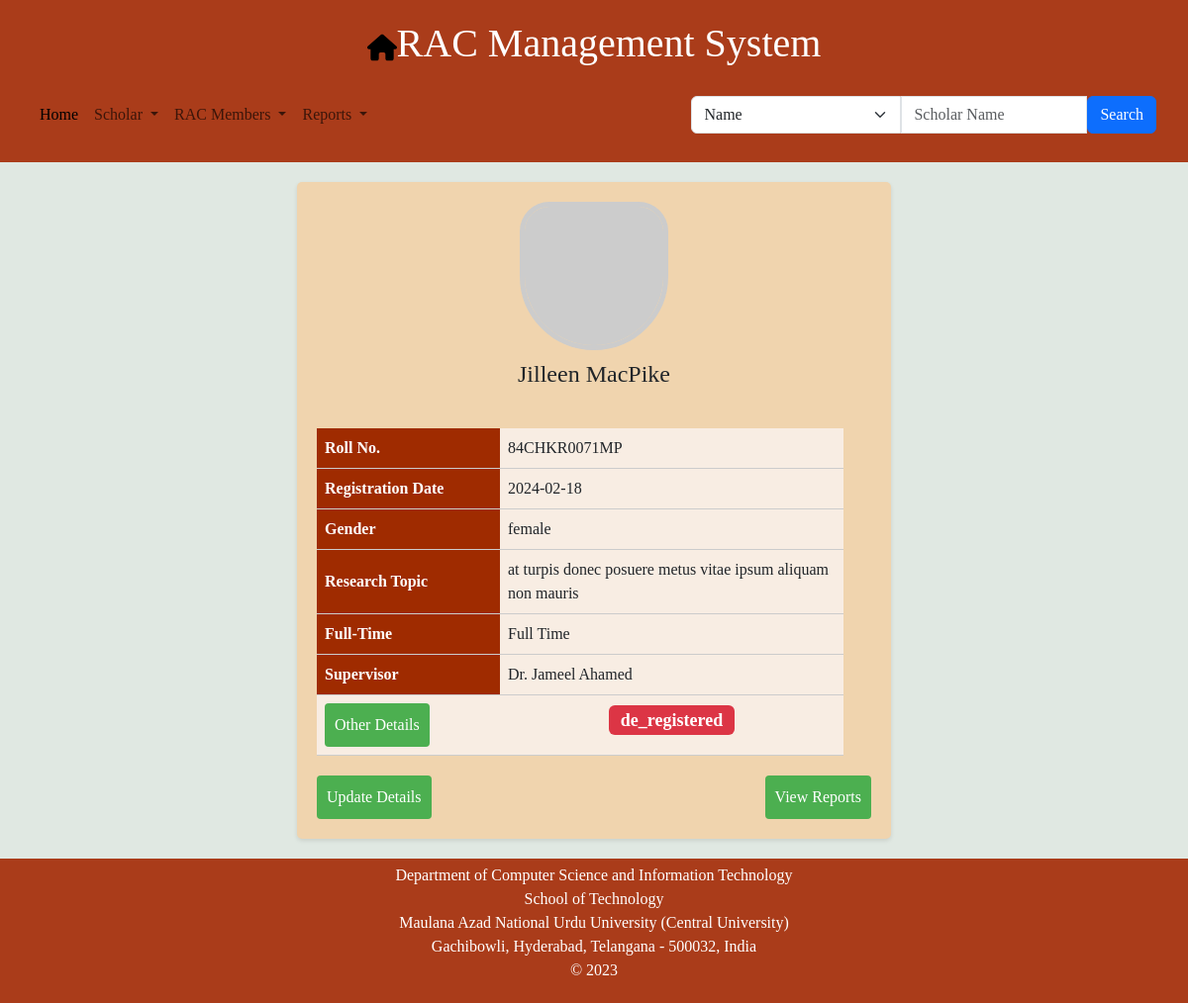
Screenshot of /scholar_card/2 with the database file from the repository.
### model.py (models this page shows)
class Scholar(db.Model):
    scholar_id = db.Column(db.Integer(),primary_key = True, nullable = False)
    name = db.Column(db.String(50),nullable = False)
    roll_no = db.Column(db.String(15),nullable = False,unique = True)
    email = db.Column(db.String(25),unique=True)
    gender = db.Column(db.String(6),nullable = False)
    research_topic = db.Column(db.String(150))
    full_time = db.Column(db.Boolean,nullable= False)
    STATUS_CHOICES = ['In Progress', 'Awarded', 'De-Registered', 'Cancelled']
    status = db.Column(db.String(length=20), Enum(*STATUS_CHOICES), nullable=False, default='In Progress')
    date_of_admission = db.Column(db.Date,nullable = False)
    pre_submission_date = db.Column(db.Date)
    thesis_submission_date = db.Column(db.Date)
    viva_voce_date = db.Column(db.Date)
    date_of_award = db.Column(db.Date)
    supervisor_id = db.Column(db.Integer,db.ForeignKey("supervisor.supervisor_id"))
    hod_nominee_id = db.Column(db.Integer,db.ForeignKey("supervisor.supervisor_id"))
    supervisor_nominee_id = db.Column(db.Integer,db.ForeignKey("supervisor.supervisor_id"))
    supervisor = db.relationship("Supervisor",backref = 'scholar',foreign_keys=[supervisor_id])
    hod_nominee = db.relationship("Supervisor",backref = 'hod_nominee_scholar', foreign_keys=[hod_nominee_id])
    supervisor_nominee = db.relationship("Supervisor",backref = 'supervisor_nominee_scholar',foreign_keys=[supervisor_nominee_id])

class Supervisor(db.Model):
    supervisor_id = db.Column(db.Integer(),primary_key = True, nullable = False)
    salutation = db.Column(db.String(20),nullable = False)
    name = db.Column(db.String(50),nullable = False)
    designation = db.Column(db.String(50),nullable = False)
    department = db.Column(db.String(50),nullable = False)
    university = db.Column(db.String(50),nullable = False)

### app.py (the view)
@app.route('/scholar_card/<int:id>')
def scholar_card(id):
    scholar = session.query(Scholar).get(id)
    return render_template('scholar_card.html',scholar = scholar)

### templates/scholar_card.html (shortened to what this page needs)
{% extends 'base.html' %}
{% block body %}
<div class="profile-card">
  <img src="https://placehold.co/150x150" alt="Scholar's Picture">
  <h2>{{ scholar.name }}</h2>
  <div class="table-wrapper">
    <table>
      <tr>
        <th>Roll No.</th>
        <td>{{ scholar.roll_no }}</td>
      </tr>
      <tr>
        <th>Registration Date</th>
        <td>{{ scholar.date_of_admission }}</td>
      </tr>
      <tr>
        <th>Gender</th>
        <td>{{scholar.gender}}</td>
      </tr>
      <tr>
        <th>Research Topic</th>
        <td>{{ scholar.research_topic|trim }}</td>
      </tr>
      <tr>
        <th>Full-Time</th>
        <td>{% if scholar.full_time %} Full Time {% else %} Part Time{% endif %}</td>
      </tr>
      <tr>
        <th>Supervisor</th>
        <td>{{ scholar.supervisor.salutation }}{{ scholar.supervisor.name }}</td>
      </tr>
      <tr>
        <td>
          <button type="button" class="btn btn-primary" data-bs-toggle="modal" data-bs-target="#staticBackdrop">
            Other Details
          </button>
        </td>
        <td>
          {% if scholar.status == "awarded" %}
            <h2><span class="badge bg-success mt-0">{{ scholar.status }}</span></h2>
            {% elif scholar.status == "de_registered" or scholar.status == "cancelled" %}
            <h2><span class="badge bg-danger mt-0">{{ scholar.status }}</span></h2>
          {% endif %}
        </td>
      </tr>
    </table>
  </div>
  <div class="btn-container">
    <a href="/update_scholar/{{ scholar.scholar_id }}" class="btn">Update Details</a>
    <a href="/view_reports/{{ scholar.scholar_id }}" class="btn">View Reports</a>
  </div>
</div>
{% endblock %}

### templates/base.html (style rules this page uses)
body { display: flex; flex-direction: column; min-height: 100vh; }

### templates/scholar_card.html (style rules this page uses)
.profile-card { max-width: 600px; min-width: 500px; background-color: #F0D4AE; margin: 20px auto; padding: 20px; border-radius: 5px; box-shadow: 0 2px 4px rgba(0, 0, 0, 0.1); }
.profile-card h2 { font-size: 24px; margin-bottom: 10px; text-align: center; }
.profile-card img { width: 150px; height: 150px; border-radius: 20% 20% 50% 50%; margin: 0 auto 10px; display: block; border: 5px solid #ccc; }
.profile-card table { width: 95%; margin-top: 20px; border-collapse: collapse; }
.profile-card th, .profile-card td { padding: 8px; border-bottom: 1px solid #ccc; }
.profile-card th { background-color: #9F2B00; color: #fff; font-weight: bold; }
th { width: 185px; text-align: left; }
.profile-card td { background-color: #F8EDE3; }
.profile-card .table-wrapper { overflow-x: auto; margin-top: 20px; }
.profile-card .btn-container { display: flex; justify-content: space-between; margin-top: 20px; }
.profile-card .btn { flex: 0 0 auto; padding: 10px; background-color: #4CAF50; color: #ffffff; border: none; border-radius: 4px; cursor: pointer; text-align: center; text-decoration: none; }

### rows the page displays
Scholar: name "Jilleen MacPike", roll_no "84CHKR0071MP", date_of_admission "2024-02-18", gender "female", research_topic "at turpis donec posuere metus vitae ipsum aliquam non mauris", status "de_registered"
Supervisor: supervisor.salutation "Dr.", supervisor.name "Jameel Ahamed"
